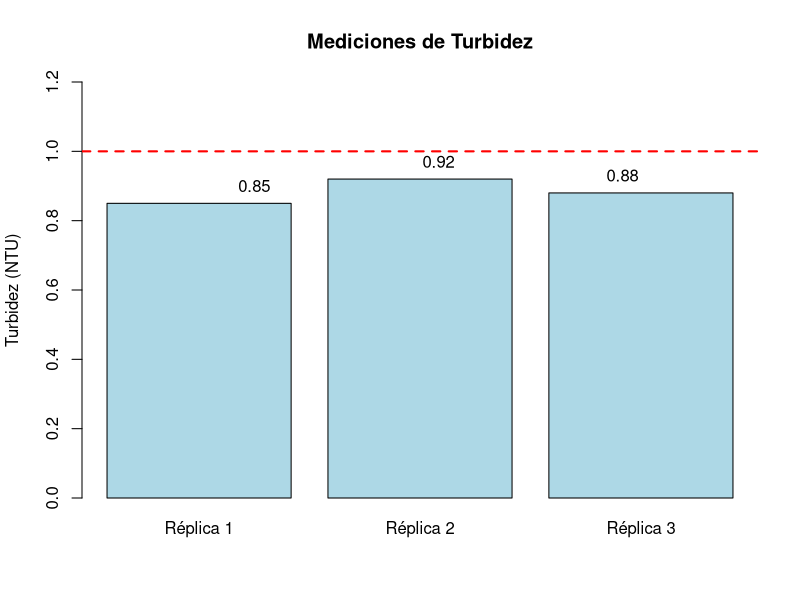

This figure's R source:
# -----------------------------------------------------------
# Autor: José Juan Torres Martínez  
# Laboratorio de Tratamiento de Aguas  
# ----------------------------------------------------------- 

# Tema: Análisis de Turbidez en Agua Potable  
# Objetivos: Estadísticas básicas y cumplimiento de normativas  

# Datos de turbidez (NTU)  
turbidez <- c(0.85, 0.92, 0.88)  

# Cálculos estadísticos  
promedio <- mean(turbidez)  
desviacion <- sd(turbidez)  
coef_variacion <- (desviacion / promedio) * 100  # %  

# Cumplimiento de normativas  
cumple_oms <- promedio < 1.0  
cumple_cv <- coef_variacion < 5  

# Resultados  
cat("----------------------------------------\n")  
cat("Resultados del Análisis de Turbidez:\n")  
cat("----------------------------------------\n")  
cat("Turbidez promedio:", round(promedio, 2), "NTU\n")  
cat("Desviación estándar:", round(desviacion, 3), "NTU\n")  
cat("Coeficiente de variación (CV):", round(coef_variacion, 1), "%\n")  
cat("----------------------------------------\n")  
cat("¿Cumple con el límite de la OMS (<1.0 NTU)?:", ifelse(cumple_oms, "SÍ", "NO"), "\n")  
cat("¿Precisión aceptable (CV < 5%)?:", ifelse(cumple_cv, "SÍ", "NO"), "\n")  
cat("----------------------------------------\n")  

# Gráfico de barras (opcional)  
barplot(turbidez, names.arg = c("Réplica 1", "Réplica 2", "Réplica 3"),  
        col = "lightblue", main = "Mediciones de Turbidez",  
        ylab = "Turbidez (NTU)", ylim = c(0, 1.2))  
abline(h = 1.0, col = "red", lty = 2, lwd = 2)  
text(x = 1:3, y = turbidez + 0.05, labels = turbidez)  

